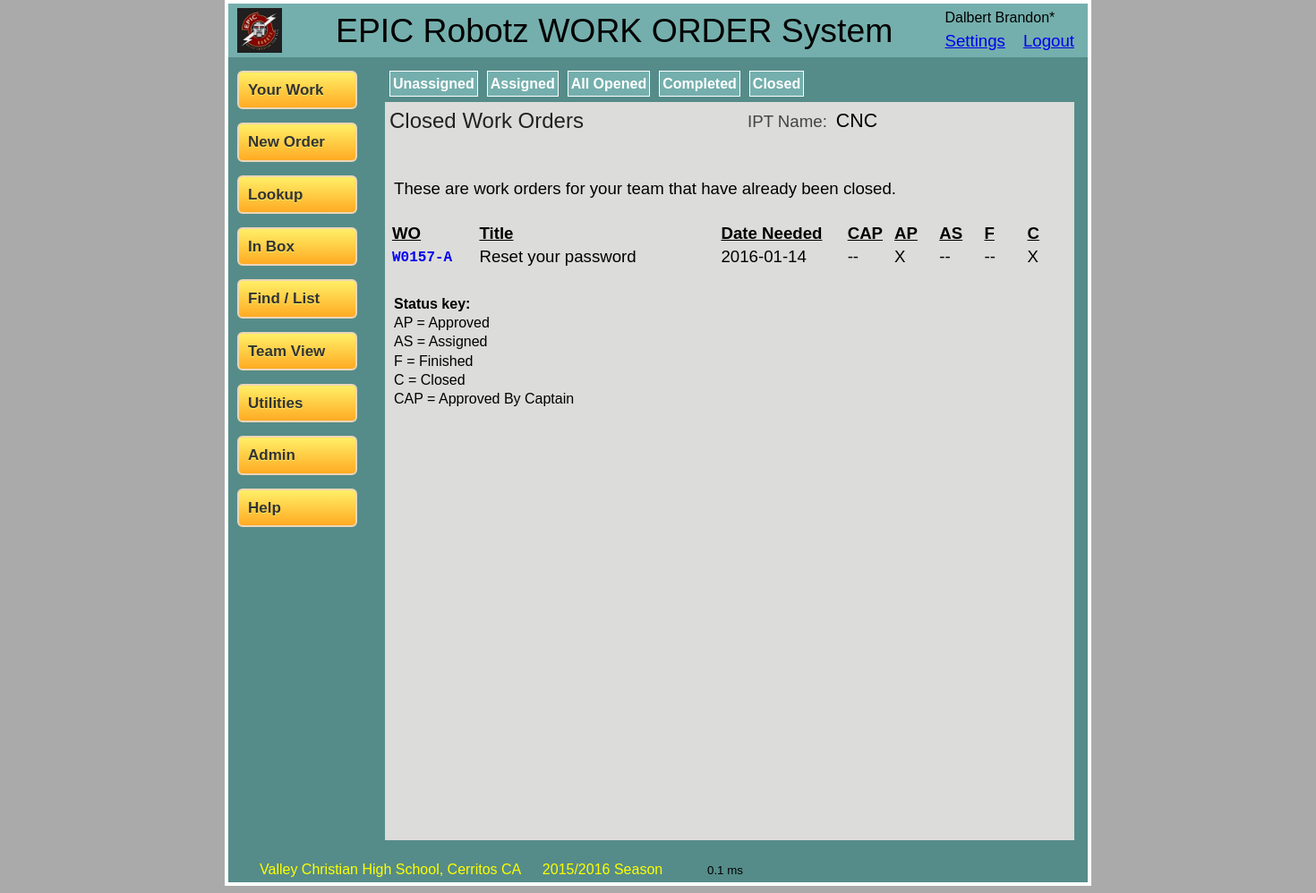
Page /pages/inbox.php?Closed=Yes (signed in) on the committed database.
### tables this page shows
CREATE TABLE `Users` (
  `UserID` int(11) NOT NULL AUTO_INCREMENT,
  `UserName` varchar(40) NOT NULL,
  `PasswordHash` varchar(40) DEFAULT NULL,
  `LastName` varchar(80) DEFAULT NULL,
  `FirstName` varchar(80) DEFAULT NULL,
  `NickName` varchar(80) DEFAULT NULL,
  `Title` varchar(80) DEFAULT NULL,
  `Email` varchar(200) DEFAULT NULL,
  `Tags` varchar(120) DEFAULT NULL,
  `IPT` varchar(80) DEFAULT NULL,
  `Active` tinyint(1) DEFAULT NULL,
  PRIMARY KEY (`UserID`),
  UNIQUE KEY `UserName` (`UserName`)
);

### libs/userlib.php (called while the page is built, shortened)
<?php
require_once "databaselib.php";
function IsLoggedIn()
{
    if($_SESSION["LoggedIn"]) { return true; }
    return false;
}
function GetUserID()
{
    return intval($_SESSION["Login_UserID"]);
}
function GetUserIPT($userid)
{
    $sql = 'SELECT IPT From Users WHERE UserID = ' . intval($userid);
    $result = SqlQuery(rmabs(__FILE__), $sql);
    $row = $result->fetch_assoc();
    return $row["IPT"];
}
?>

### libs/databaselib.php (called while the page is built, shortened)
<?php
function GetSqlConnection()
{
    global $config;
    static $conn = null;
    if(!is_null($conn))
    {
        return $conn;
    }
    $conn = new mysqli(
       $config["db"]["host"],
       $config["db"]["username"],
       $config["db"]["password"],
       $config["db"]["dbname"]);
   return $conn;
}
function SqlQuery($loc, $sql)
{
    $conn = GetSqlConnection();
    $result = $conn->query($sql);
    return $result;
}
?>

### forms/inbox_form.php (the view, shortened to what this page needs)
<?php
echo '<div class="content_area">';
echo '<div class="page_title">' . $pagetitle . '</div>' . "\n";
if(!empty($IPT))
{
	echo '<div id="inbox_team_name_block">' . "\n";
	echo '<div id="inbox_team_name_label">IPT Name:</div>' . "\n";
	echo '<div id="inbox_team_name_value">' . $IPT . '</div>' . "\n";
	echo '</div>' . "\n";
	if(!empty($pagetext))  echo '<p>' . $pagetext . '</p>' . "\n";
	if(!empty($tabledata) && !empty($tableheader))
	{
		RenderTable($tableheader, $tabledata, "inbox_submit");
	}
	if ($sql != "" && $result->num_rows >0)
	{
		include "forms/statuskey_form.php";
	}
}
else
{
	echo '<div id="inbox_noteam">Error: This Inbox is not associated with a team.  ' . "\n";
	echo 'Are you somehow special?  Like are you an admin or editor without a IPT team assignment?</div>' . "\n";
}
echo '</div' . "\n";
?>

### css/global.css (style rules this page uses)
body { background-color: #aaaaaa; font: normal 14pt/16pt Arial, Univers, sans-serif; margin-top: 0; margin-right: 0; margin-left: 0; }
p { font-size: 14pt; font: Arial, Univers, sans-serif; padding: 5px; margin-right: 30px; }
.page_title { font-size: 18pt; color: #222222; margin-top: 5px; margin-right: 5px; margin-bottom: 10px; }
.content_area { float: left; padding: 5px; background-color: #dcdcda; min-height: 600px; }

### css/inbox.css (style rules this page uses)
#inbox_team_name_block { margin-bottom: 0px; position: relative; top: -30px; left: 400px; }
#inbox_team_name_label { float: left; color: #444444; font-size: 14pt; }
#inbox_team_name_value { float: left; color: black; font-size: 16pt; margin-left: 10px; }

### forms/inbox_menubar.php (style rules this page uses)
.content_area { min-height: 275px; }

### rows in the picture
users: IPT "CNC", IPT "These are work orders for your team that have already been closed."

### other values in the picture
UserFormattedName() "Dalbert Brandon"
$pagetitle "Closed Work Orders"
$h "WO"
$h "Title"
$h "Date Needed"
$h "CAP"
$h "AP"
$h "AS"
$h "F"
$h "C"
WIDStr($wid, $revision, $approved) "W0157-A"
$r[$i - 1] "Reset your password"
$r[$i - 1] "2016-01-14"
$r[$i - 1] "--"
$r[$i - 1] "X"
